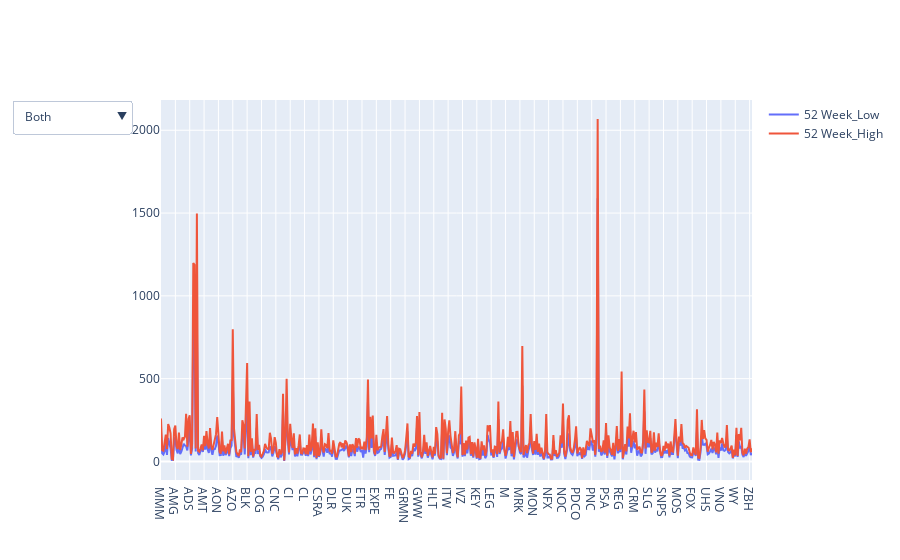

Notebook code cell kept with this figure:
### Code cell
x = data['Symbol']
  
plot = pg.Figure(data=[go.Line(
    name='52 Week_Low',
    x=x,
    y=data['52 Week_Low']
),
    go.Line(
    name='52 Week_High',
    x=x,
    y=data['52 Week_High']
)
])
  
  
# Add dropdown
plot.update_layout(
    updatemenus=[
        dict(
            active=0,
            buttons=list([
                dict(label="Both",
                     method="update",
                     args=[{"visible": [True, True]},
                           {"title": "Both"}]),
                dict(label="52 Week_Low",
                     method="update",
                     args=[{"visible": [True, False]},
                           {"title": "52 Week_Low",
                            }]),
                dict(label="52 Week_High",
                     method="update",
                     args=[{"visible": [False, True]},
                           {"title": "52 Week_High",
                            }]),
            ]),
        )
    ])
  
plot.show()

### Figure 1 — Plotly figure (JSON) as saved in the notebook; plotly's stock layout.template omitted (floating-point values rounded to 4 significant figures; data arrays with more than 128 entries replaced by an {"elided": "..."} marker saying what was removed)
{"data": [{"name": "52 Week_Low", "type": "scatter", "x": {"elided": "495 str values"}, "y": {"elided": "495 float values"}}, {"name": "52 Week_High", "type": "scatter", "x": {"elided": "495 str values"}, "y": {"elided": "495 float values"}}], "layout": {"updatemenus": [{"active": 0, "buttons": [{"args": [{"visible": [true, true]}, {"title": "Both"}], "label": "Both", "method": "update"}, {"args": [{"visible": [true, false]}, {"title": "52 Week_Low"}], "label": "52 Week_Low", "method": "update"}, {"args": [{"visible": [false, true]}, {"title": "52 Week_High"}], "label": "52 Week_High", "method": "update"}]}]}}
